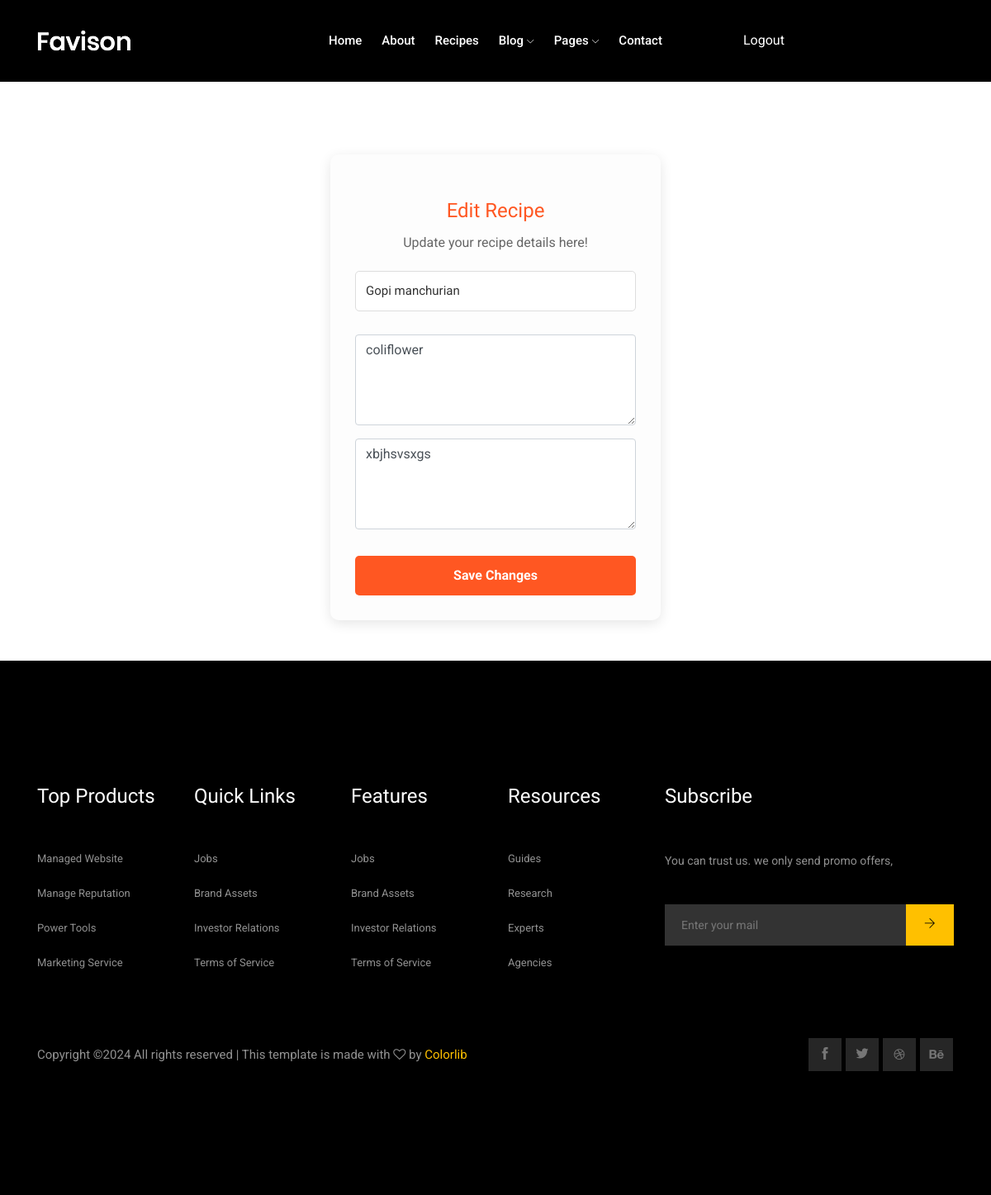
The page /edit_recipe/3/ on the database its author committed.
### recipesapp/models.py (models this page shows, shortened)
class Recipe(models.Model):
    title = models.CharField(max_length=200)
    ingredients = models.TextField()
    instructions = models.TextField()
    recipe_image=models.ImageField(upload_to='img/recipe/', null=True)
    created_by = models.ForeignKey(User, on_delete=models.CASCADE, related_name='recipes')
    created_at = models.DateTimeField(auto_now_add=True)
    food_type = models.CharField(max_length=20, null=True)  # e.g., Vegetarian or Non-Vegetarian
    time_taken = models.IntegerField(null=True)
    style = models.CharField(max_length=20, null=True)

### recipesapp/views.py (the view)
# urls.py: path('edit_recipe/<int:id>/', views.edit_recipe, name='edit_recipe'),
def edit_recipe(request, id):
    recipe = get_object_or_404(Recipe, id=id)  # Get the recipe by ID
    if request.method == 'POST':
        recipe.title = request.POST.get('title')
        recipe.ingredients = request.POST.get('ingredients')
        recipe.instructions = request.POST.get('instructions')
        recipe.save()  # Save the updated recipe
        return redirect('my_recipes')  # Redirect to a list of recipes or another appropriate page
    return render(request, 'edit_recipe.html', {'recipe': recipe})

### Templates/edit_recipe.html (shortened to what this page needs)
<!doctype html>
{% load static %}
<html class="no-js" lang="zxx">
<head>
    <link rel="stylesheet" href="{%static 'css/bootstrap.min.css'%}">
    <link rel="stylesheet" href="{%static 'css/owl.carousel.min.css'%}">
    <link rel="stylesheet" href="{%static 'css/magnific-popup.css'%}">
    <link rel="stylesheet" href="{%static 'css/font-awesome.min.css'%}">
    <link rel="stylesheet" href="{%static 'css/themify-icons.css'%}">
    <link rel="stylesheet" href="{%static 'css/nice-select.css'%}">
    <link rel="stylesheet" href="{%static 'css/flaticon.css'%}">
    <link rel="stylesheet" href="{%static 'css/gijgo.css'%}">
    <link rel="stylesheet" href="{%static 'css/animate.min.css'%}">
    <link rel="stylesheet" href="{%static 'css/slick.css'%}">
    <link rel="stylesheet" href="{%static 'css/slicknav.css'%}">
    <link rel="stylesheet" href="{%static 'css/style.css'%}">
    <link href="{%static 'css/signup.css'%}" rel="stylesheet" />
</head>
<body>
    <header>
        <div class="header-area ">
            <div id="sticky-header" class="main-header-area">
                <div class="container">
                    <div class="row align-items-center">
                        <div class="col-xl-3 col-lg-2">
                            <div class="logo">
                                <a href="index.html">
                                    <img src="img/logo.png" alt="">
                                </a>
                            </div>
                        </div>
                        <div class="col-xl-6 col-lg-7">
                            <div class="main-menu white_text  d-none d-lg-block">
                                <nav>
                                    <ul id="navigation">
                                        <li><a href="index.html">home</a></li>
                                        <li><a href="about.html">about</a></li>
                                        <li><a href="Recipes.html">Recipes</a></li>
                                        <li><a href="#">blog <i class="ti-angle-down"></i></a>
                                        </li>
                                        <li><a href="#">pages <i class="ti-angle-down"></i></a>
                                        </li>
                                        <li><a href="contact.html">Contact</a></li>
                                    </ul>
                                </nav>
                            </div>
                        </div>
                        <div class="col-xl-3 col-lg-3 d-none d-lg-block">
                            <div class="logout_button">
                                <a href="/logout" style="color: white;">
                                     Logout
                                </a>
                            </div>
                        </div>
                        <div class="col-12">
                        </div>
                    </div>
                </div>
            </div>
        </div>
    </header>
    <div class="form-container">
        <div class="form-section">
            <br/>
            <h2 class="text-center">Edit Recipe</h2>
            <p class="text-center">Update your recipe details here!</p>
            <form method="POST" action="{% url 'edit_recipe' recipe.id %}">
                <div class="mb-3">
                    <input type="text" name="title" value="{{ recipe.title }}" placeholder="Title" required class="form-control">
                </div>
                <div class="mb-3">
                    <textarea name="ingredients" placeholder="Ingredients" required class="form-control" rows="4">{{ recipe.ingredients }}</textarea>
                </div>
                <div class="mb-3">
                    <textarea name="instructions" placeholder="Instructions" required class="form-control" rows="4">{{ recipe.instructions }}</textarea>
                </div>
                <button type="submit" class="btn btn-primary form-control mt-3">Save Changes</button>
            </form>
        </div>
    </div>
    <footer class="footer">
            <div class="footer_top">
                <div class="container">
                    <div class="row">
                        <div class="col-xl-2 col-md-6 col-lg-2">
                            <div class="footer_widget">
                                <h3 class="footer_title">
                                    Top Products
                                </h3>
                                <ul>
                                    <li><a href="#">Managed Website</a></li>
                                    <li><a href="#"> Manage Reputation</a></li>
                                    <li><a href="#">Power Tools</a></li>
                                    <li><a href="#">Marketing Service</a></li>
                                </ul>
                            </div>
                        </div>
                        <div class="col-xl-2 col-md-6 col-lg-2">
                            <div class="footer_widget">
                                <h3 class="footer_title">
                                    Quick Links
                                </h3>
                                <ul>
                                    <li><a href="#">Jobs</a></li>
                                    <li><a href="#">Brand Assets</a></li>
                                    <li><a href="#">Investor Relations</a></li>
                                    <li><a href="#">Terms of Service</a></li>
                                </ul>
                            </div>
                        </div>
                        <div class="col-xl-2 col-md-6 col-lg-2">
                            <div class="footer_widget">
                                <h3 class="footer_title">
                                    Features
                                </h3>
                                <ul>
                                    <li><a href="#">Jobs</a></li>
                                    <li><a href="#">Brand Assets</a></li>
                                    <li><a href="#">Investor Relations</a></li>
                                    <li><a href="#">Terms of Service</a></li>
                                </ul>
                            </div>
                        </div>
                        <div class="col-xl-2 col-md-6 col-lg-2">
                            <div class="footer_widget">
                                <h3 class="footer_title">
                                    Resources
                                </h3>
                                <ul>
                                    <li><a href="#">Guides</a></li>
                                    <li><a href="#">Research</a></li>
                                    <li><a href="#">Experts</a></li>
                                    <li><a href="#">Agencies</a></li>
                                </ul>
                            </div>
                        </div>
                        <div class="col-xl-4 col-md-6 col-lg-4">
                                <div class="footer_widget">
                                        <h3 class="footer_title">
                                                Subscribe
                                        </h3>
                                        <p class="newsletter_text">You can trust us. we only send promo offers,</p>
                                        <form action="#" class="newsletter_form">
                                            <input type="text" placeholder="Enter your mail">
                                            <button type="submit"> <i class="ti-arrow-right"></i> </button>
                                        </form>
                                    </div>
                        </div>
                    </div>
                </div>
            </div>
            <div class="copy-right_text">
                <div class="container">
                    <div class="footer_border"></div>
                    <div class="row align-items-center">
                        <div class="col-xl-8 col-md-8">
                            <p class="copy_right">
Copyright &copy;<script>document.write(new Date().getFullYear());</script> All rights reserved | This template is made with <i class="fa fa-heart-o" aria-hidden="true"></i> by <a href="https://colorlib.com" target="_blank">Colorlib</a>
                            </p>
                        </div>
                        <div class="col-xl-4 col-md-4">
                            <div class="socail_links">
                                <ul>
                                    <li>
                                        <a href="#">
                                            <i class="ti-facebook"></i>
                                        </a>
                                    </li>
                                    <li>
                                        <a href="#">
                                            <i class="ti-twitter-alt"></i>
                                        </a>
                                    </li>
                                    <li>
                                        <a href="#">
                                            <i class="fa fa-dribbble"></i>
                                        </a>
                                    </li>
                                    <li>
                                        <a href="#">
                                            <i class="fa fa-behance"></i>
                                        </a>
                                    </li>
                                </ul>
                            </div>
                        </div>
                    </div>
                </div>
            </div>
        </footer>
</body>
</html>

### static/css/signup.css (style rules this page uses)
.form-container { display: flex; justify-content: center; align-items: center; min-height: 100vh; max-width: 500px; width: 100%; margin: auto; overflow-y: auto; padding: 20px; background-color: #ffffff; border-radius: 8px; }
.form-section { width: 100%; max-width: 400px; padding: 30px; background-color: #fdfdfd; border-radius: 10px; box-shadow: 0 4px 15px rgba(0, 0, 0, 0.1); margin-bottom: 5%; margin-top: 35%; }
.form-section h2 { font-size: 24px; color: #ff5722; text-align: center; margin-bottom: 10px; }
.form-section p { font-size: 16px; color: #666666; text-align: center; margin-bottom: 20px; }
.form-section form { display: flex; flex-direction: column; }
.form-section form input { padding: 12px; margin-bottom: 12px; border: 1px solid #dddddd; border-radius: 5px; font-size: 15px; color: #333333; transition: border-color 0.3s ease; }
.form-section form button { padding: 12px; background-color: #ff5722; color: #ffffff; border: none; border-radius: 5px; font-size: 16px; font-weight: bold; cursor: pointer; transition: background-color 0.3s ease; }

### rows shown on the page
Recipe: title "Gopi manchurian", ingredients "coliflower", instructions "xbjhsvsxgs"
